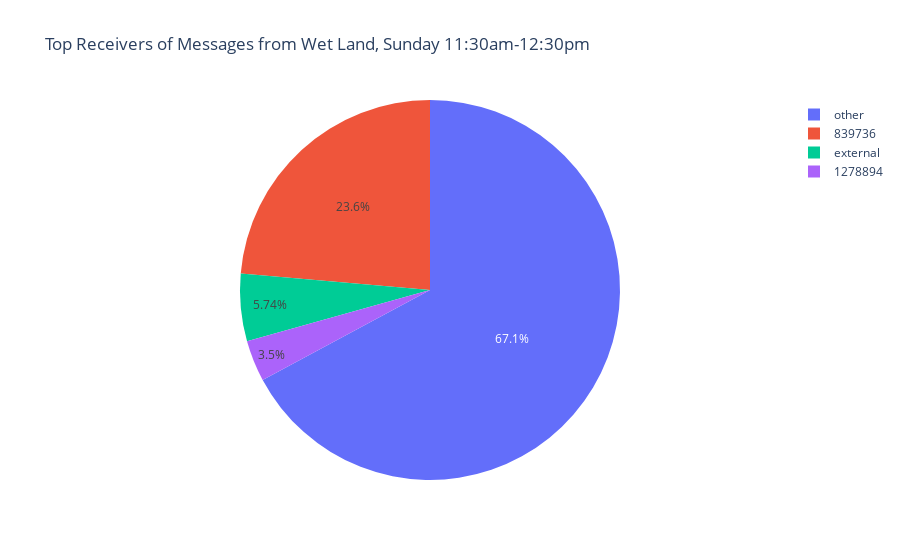

This figure's notebook cell:
### Code cell
fig = px.pie(comm_sun_df_filtered, names='to', title='Top Receivers of Messages from Wet Land, Sunday 11:30am-12:30pm ')
fig.show()

### Figure 1 — Plotly figure (JSON) as saved in the notebook; plotly's stock layout.template omitted (floating-point values rounded to 4 significant figures; data arrays with more than 128 entries replaced by an {"elided": "..."} marker saying what was removed)
{"data": [{"domain": {"x": [0, 1], "y": [0, 1]}, "hovertemplate": "to=%{label}<extra></extra>", "labels": {"elided": "93246 str values"}, "legendgroup": "", "name": "", "showlegend": true, "type": "pie"}], "layout": {"legend": {"tracegroupgap": 0}, "title": {"text": "Top Receivers of Messages from Wet Land, Sunday 11:30am-12:30pm "}}}
